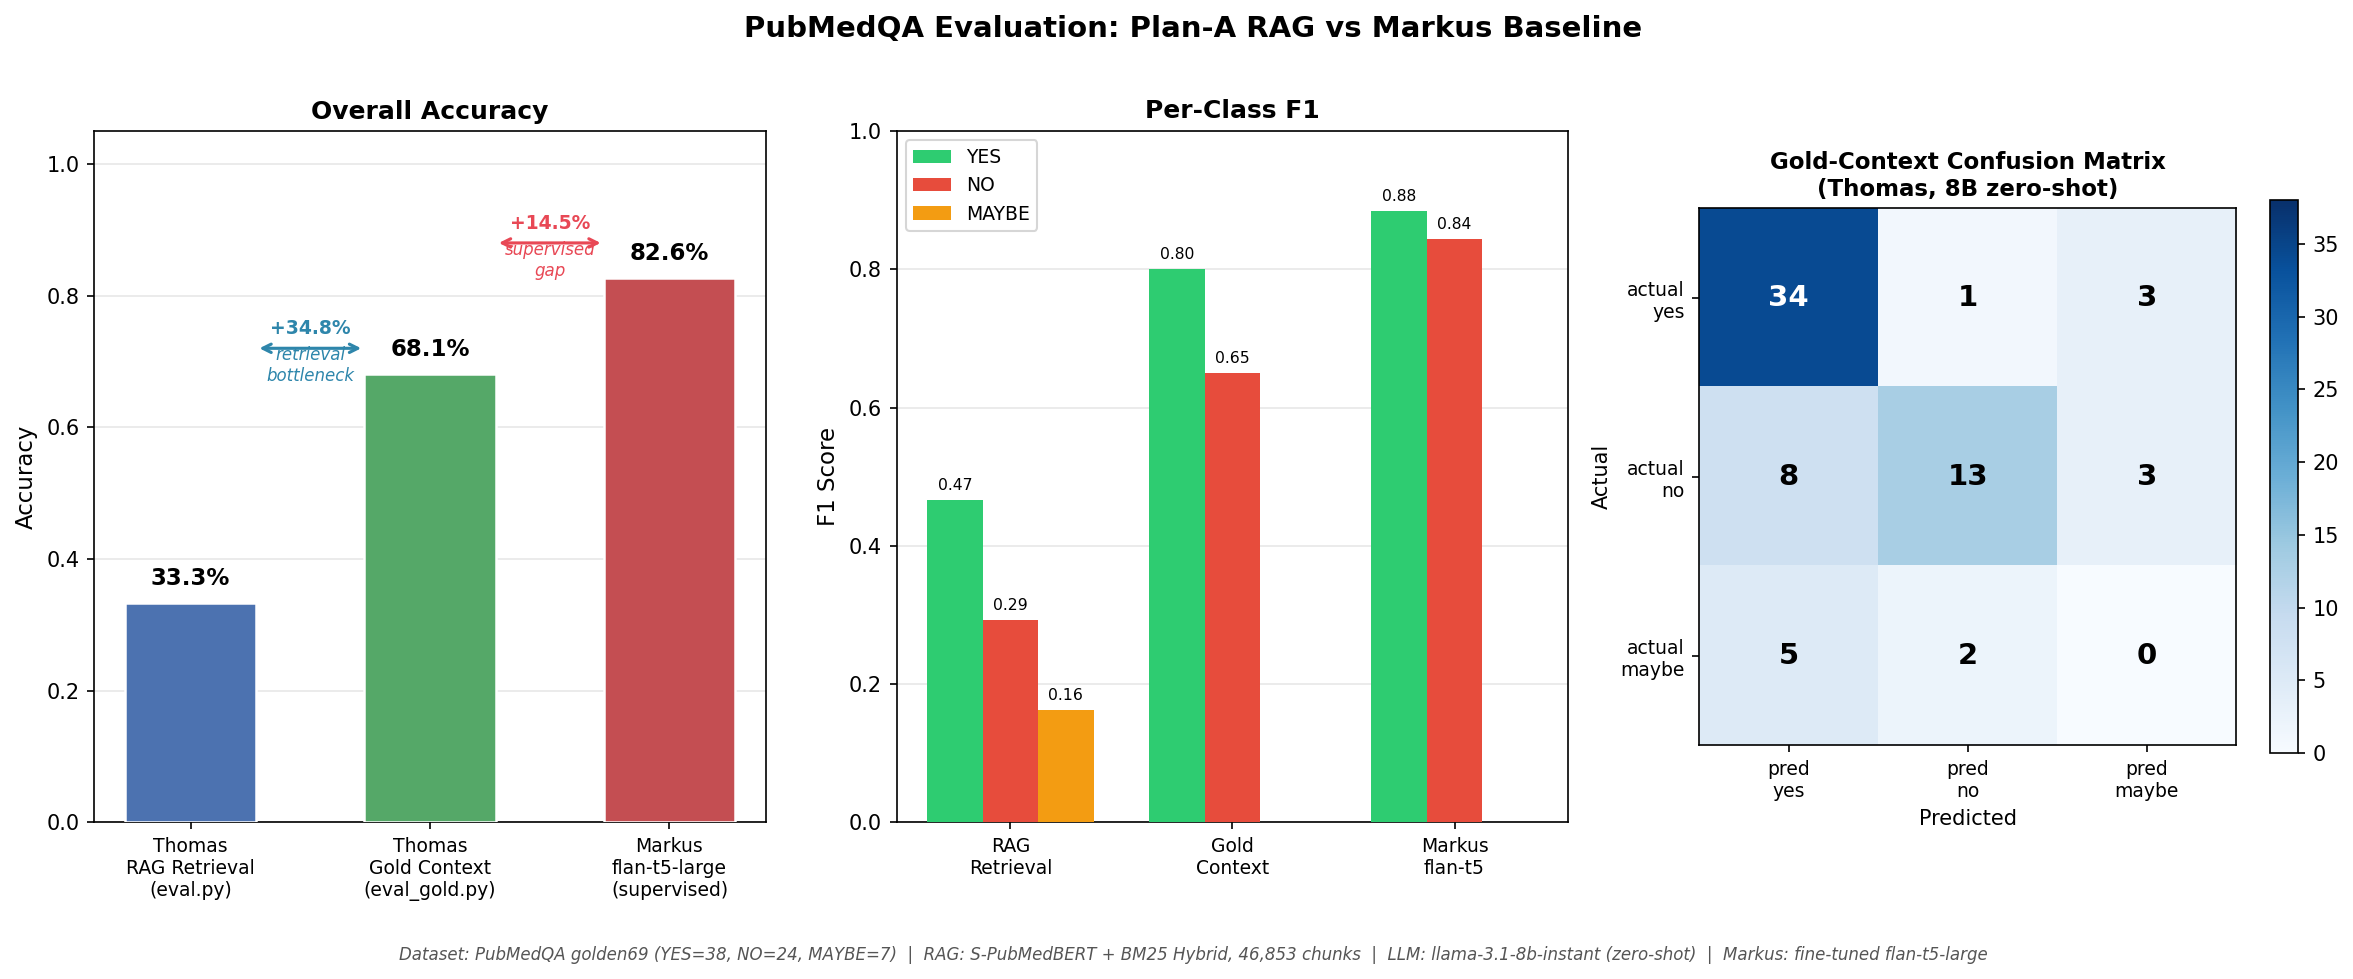

Python code for this plot:
"""
Generate comparison plots for PubMedQA evaluation results.
Run: python plots/evaluation/pubmedqa_comparison.py
"""
import matplotlib
matplotlib.use("Agg")
import matplotlib.pyplot as plt
import matplotlib.patches as mpatches
import numpy as np

# ── Measured results ──────────────────────────────────────────────────────────
systems = ["Thomas\nRAG Retrieval\n(eval.py)", "Thomas\nGold Context\n(eval_gold.py)", "Markus\nflan-t5-large\n(supervised)"]
accuracy = [0.3333, 0.6812, 0.8261]

# Per-class F1
yes_f1   = [0.467, 0.800, 0.884]
no_f1    = [0.293, 0.650, 0.844]
maybe_f1 = [0.162, 0.000, 0.000]

# ── Colour palette ─────────────────────────────────────────────────────────────
C_RAG    = "#4C72B0"  # blue
C_GOLD   = "#55A868"  # green
C_MARKUS = "#C44E52"  # red

colors = [C_RAG, C_GOLD, C_MARKUS]

fig, axes = plt.subplots(1, 3, figsize=(16, 6))
fig.suptitle("PubMedQA Evaluation: Plan-A RAG vs Markus Baseline",
             fontsize=14, fontweight="bold", y=1.01)

# ── Plot 1: Accuracy comparison with gap annotations ──────────────────────────
ax1 = axes[0]
bars = ax1.bar(range(3), accuracy, color=colors, width=0.55, zorder=3,
               edgecolor="white", linewidth=1.2)
ax1.set_ylim(0, 1.05)
ax1.set_ylabel("Accuracy", fontsize=11)
ax1.set_title("Overall Accuracy", fontsize=12, fontweight="bold")
ax1.set_xticks(range(3))
ax1.set_xticklabels(systems, fontsize=9)
ax1.yaxis.grid(True, alpha=0.3, zorder=0)
ax1.set_axisbelow(True)

for bar, acc in zip(bars, accuracy):
    ax1.text(bar.get_x() + bar.get_width() / 2, bar.get_height() + 0.02,
             f"{acc:.1%}", ha="center", va="bottom", fontsize=11, fontweight="bold")

# Gap arrows
def annotate_gap(ax, x1, x2, y, gap, color="#333333"):
    ax.annotate("", xy=(x2 - 0.27, y), xytext=(x1 + 0.27, y),
                arrowprops=dict(arrowstyle="<->", color=color, lw=1.5))
    ax.text((x1 + x2) / 2, y + 0.015, f"+{gap:.1%}", ha="center",
            va="bottom", fontsize=9, color=color, fontweight="bold")

annotate_gap(ax1, 0, 1, 0.72, 0.3479, "#2E86AB")   # retrieval gap
annotate_gap(ax1, 1, 2, 0.88, 0.1449, "#E84855")   # supervised gap

ax1.text(0.5, 0.67, "retrieval\nbottleneck", ha="center", fontsize=8,
         color="#2E86AB", style="italic")
ax1.text(1.5, 0.83, "supervised\ngap", ha="center", fontsize=8,
         color="#E84855", style="italic")

# ── Plot 2: Per-class F1 grouped bar ──────────────────────────────────────────
ax2 = axes[1]
x = np.arange(3)
w = 0.25
r1 = ax2.bar(x - w, yes_f1,   w, label="YES",   color="#2ECC71", zorder=3)
r2 = ax2.bar(x,     no_f1,    w, label="NO",    color="#E74C3C", zorder=3)
r3 = ax2.bar(x + w, maybe_f1, w, label="MAYBE", color="#F39C12", zorder=3)

ax2.set_ylim(0, 1.0)
ax2.set_ylabel("F1 Score", fontsize=11)
ax2.set_title("Per-Class F1", fontsize=12, fontweight="bold")
ax2.set_xticks(x)
ax2.set_xticklabels(["RAG\nRetrieval", "Gold\nContext", "Markus\nflan-t5"], fontsize=9)
ax2.yaxis.grid(True, alpha=0.3, zorder=0)
ax2.set_axisbelow(True)
ax2.legend(fontsize=9, loc="upper left")

for bars in [r1, r2, r3]:
    for bar in bars:
        h = bar.get_height()
        if h > 0.02:
            ax2.text(bar.get_x() + bar.get_width() / 2, h + 0.01,
                     f"{h:.2f}", ha="center", va="bottom", fontsize=7.5)

# ── Plot 3: Confusion matrix (Gold Context run) ────────────────────────────────
ax3 = axes[2]
labels = ["yes", "no", "maybe"]
cm = np.array([[34, 1, 3],
               [8, 13, 3],
               [5, 2, 0]])

im = ax3.imshow(cm, cmap="Blues", vmin=0, vmax=38)
ax3.set_title("Gold-Context Confusion Matrix\n(Thomas, 8B zero-shot)", fontsize=11, fontweight="bold")
ax3.set_xticks(range(3))
ax3.set_yticks(range(3))
ax3.set_xticklabels([f"pred\n{l}" for l in labels], fontsize=9)
ax3.set_yticklabels([f"actual\n{l}" for l in labels], fontsize=9)
ax3.set_xlabel("Predicted", fontsize=10)
ax3.set_ylabel("Actual", fontsize=10)

for i in range(3):
    for j in range(3):
        val = cm[i, j]
        color = "white" if val > 18 else "black"
        ax3.text(j, i, str(val), ha="center", va="center",
                 fontsize=14, fontweight="bold", color=color)

plt.colorbar(im, ax=ax3, shrink=0.8)

# ── Footer note ────────────────────────────────────────────────────────────────
fig.text(0.5, -0.04,
         "Dataset: PubMedQA golden69 (YES=38, NO=24, MAYBE=7)  |  "
         "RAG: S-PubMedBERT + BM25 Hybrid, 46,853 chunks  |  "
         "LLM: llama-3.1-8b-instant (zero-shot)  |  Markus: fine-tuned flan-t5-large",
         ha="center", fontsize=8, color="#555555", style="italic")

plt.tight_layout()
outpath = "plots/evaluation/pubmedqa_comparison.png"
plt.savefig(outpath, dpi=150, bbox_inches="tight")
print(f"Saved: {outpath}")
